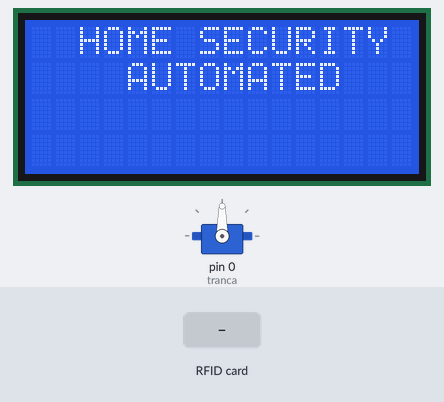
Bench run of a sketch on a simulated Arduino Uno, built with avr-gcc and run on an emulated ATmega328P. Shown: servo, 16×4 character LCD. The inputs (shaded band) are chosen by the test bench.

Above: at 1.3 s.
1.4 s: RFID card 06 65 BF 12 held to the reader
At 2.6 s:
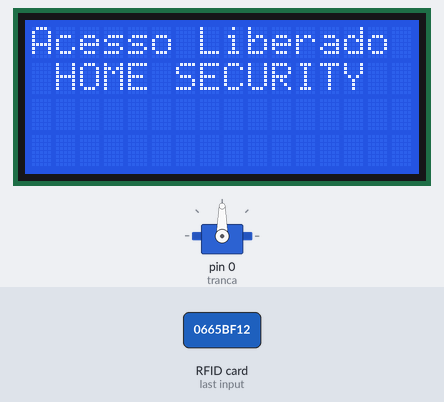
4.4 s: RFID card 5E 7A 19 C4 held to the reader
At 4.9 s:
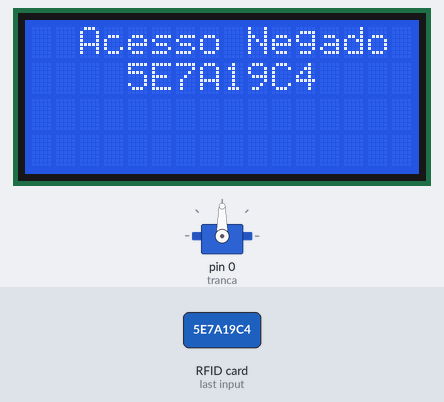
7.4 s: RFID card 06 65 BF 12 held to the reader
At 8.0 s:
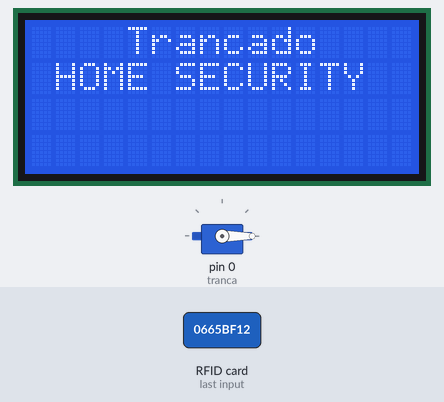
Timing chart, 0 to 10.4 s (numbered marks = the images above; inputs shaded):
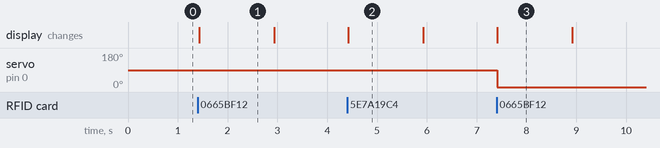

The sketch:

HSA5.0.ino
```cpp
#include <LiquidCrystal.h>
#include<Servo.h>
#include <MFRC522.h>

#define SS_PIN 10
#define RST_PIN 9

MFRC522 HSA(SS_PIN, RST_PIN);

LiquidCrystal lcd(8, 7, 5, 4, 3, 2);

Servo tranca;

int control = 0;

int liberado = 0;

void setup()
{
  tranca.attach(0);
  lcd.begin(16, 4);

  SPI.begin();//Inicia o SPI bus.
  HSA.PCD_Init();//Inicia o MFRC522.

  lcd.clear();
  lcd.setCursor(2, 0);
  lcd.print("HOME SECURITY");
  lcd.setCursor(4,1);
  lcd.print("AUTOMATED");
}

void loop()
{
  if (!HSA.PICC_IsNewCardPresent())
  {
    return;
  }
  if(!HSA.PICC_ReadCardSerial())
  {
    return;
  }

  String IDtag = "";
  byte letra;

  for(byte i = 0; i < HSA.uid.size; i++)
  {
    IDtag.concat(String(HSA.uid.uidByte[i] < 0x10 ? " 0": ""));
    IDtag.concat(String(HSA.uid.uidByte[i], HEX));
  }
  IDtag.toUpperCase();

  if(IDtag.substring(1) == "0665BF12" && liberado == 0)
  {
    tranca.write(90);

    lcd.clear();
    lcd.setCursor(0, 0);
    lcd.print("Acesso Liberado");
    lcd.setCursor(1,1);
    lcd.print("HOME SECURITY");
    delay(1500);
    lcd.clear();
    lcd.setCursor(2, 0);
    lcd.print("HOME SECURITY");
    lcd.setCursor(4,1);
    lcd.print("AUTOMATED");

    liberado = 1;
  }else if(IDtag.substring(1) == "0665BF12" && liberado == 1)
  {
     tranca.write(0);

     lcd.clear();
     lcd.setCursor(4, 0);
     lcd.print("Trancado");
     lcd.setCursor(1,1);
     lcd.print("HOME SECURITY");
     delay(1500);
     lcd.clear();
     lcd.setCursor(2, 0);
     lcd.print("HOME SECURITY");
     lcd.setCursor(4,1);
     lcd.print("AUTOMATED");

     liberado = 0;
    }else{
       lcd.clear();
       lcd.setCursor(2, 0);
       lcd.print("Acesso Negado");
       lcd.setCursor(4,1);
       lcd.print(IDtag);
       delay(1500);
       lcd.clear();
       lcd.setCursor(2, 0);
       lcd.print("HOME SECURITY");
       lcd.setCursor(4,1);
       lcd.print("AUTOMATED");

    }
  }
```

Measured:
- after the input at 1.4 s, the display: changes at once (image 1)
- after the input at 4.4 s, the display: changes at once (image 2)
- after the input at 7.4 s, servo on pin 0 (tranca): 90° → 0° at once; the display: changes at once (image 3)
- what the display in image 1 shows lasts 1.5 s, from 1.4 s to 2.9 s
